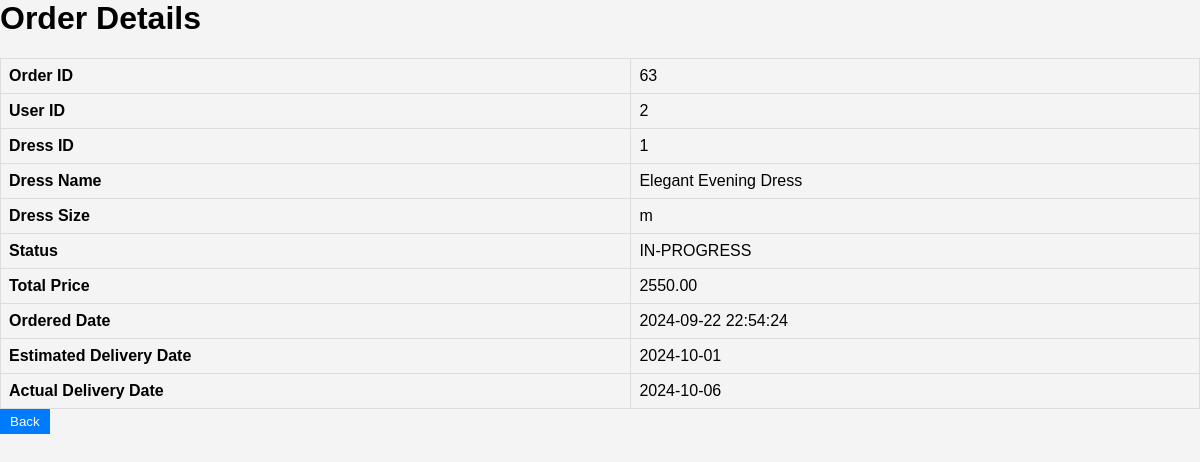
The page /admin/view_order.php?id=63 on the database its author committed.
### tables this page shows
CREATE TABLE `orders` (
  `ORDER_ID` int(11) NOT NULL,
  `USER_ID` int(11) NOT NULL,
  `DRESS_ID` int(11) DEFAULT NULL,
  `FABRIC_ID` int(11) DEFAULT NULL,
  `OPTION_ID` int(11) DEFAULT NULL,
  `STATUSES` enum('PENDING','IN-PROGRESS','COMPLETED','SHIPPED','DELIVERED','CANCELLED') NOT NULL,
  `SSIZE` varchar(100) NOT NULL,
  `QUANTITY` int(2) NOT NULL,
  `TOTAL_PRICE` decimal(10,2) NOT NULL,
  `ESTIMATED_DELIVERY_DATE` date DEFAULT NULL,
  `ACTUAL_DELIVERY_DATE` date DEFAULT NULL,
  `CREATED_AT` datetime NOT NULL DEFAULT current_timestamp()
);

CREATE TABLE `dress` (
  `DRESS_ID` int(11) NOT NULL,
  `NAME` varchar(100) NOT NULL,
  `DESCRIPTION` text DEFAULT NULL,
  `FABRIC` varchar(50) NOT NULL,
  `COLOR` varchar(100) NOT NULL,
  `SIZES` varchar(100) NOT NULL,
  `BASE_PRICE` decimal(10,2) NOT NULL,
  `IMAGE_URL` varchar(255) DEFAULT NULL,
  `CREATED_AT` datetime NOT NULL DEFAULT current_timestamp()
);

### admin/view_order.php (the view, shortened to what this page needs)
<?php
$conn = new mysqli("localhost", "root", "", "fashion");
echo "<link rel='stylesheet' href='admin.css'>";
$order_id = $_GET['id'];
$sql = "SELECT orders.ORDER_ID, orders.USER_ID, orders.DRESS_ID, dress.NAME, orders.SSIZE,
        orders.STATUSES, orders.TOTAL_PRICE, orders.CREATED_AT,
        orders.ESTIMATED_DELIVERY_DATE, orders.ACTUAL_DELIVERY_DATE
        FROM orders
        JOIN dress ON orders.DRESS_ID = dress.DRESS_ID
        WHERE orders.ORDER_ID='$order_id'";
$result = $conn->query($sql);
$order = $result->fetch_assoc();
if ($order) {
    echo "<h1>Order Details</h1>";
    echo "<table border='1' cellpadding='10' cellspacing='0'>";
    echo "<tr><th>Order ID</th><td>" . $order['ORDER_ID'] . "</td></tr>";
    echo "<tr><th>User ID</th><td>" . $order['USER_ID'] . "</td></tr>";
    echo "<tr><th>Dress ID</th><td>" . $order['DRESS_ID'] . "</td></tr>";
    echo "<tr><th>Dress Name</th><td>" . $order['NAME'] . "</td></tr>";
    echo "<tr><th>Dress Size</th><td>" . $order['SSIZE'] . "</td></tr>";
    echo "<tr><th>Status</th><td>" . $order['STATUSES'] . "</td></tr>";
    echo "<tr><th>Total Price</th><td>" . $order['TOTAL_PRICE'] . "</td></tr>";
    echo "<tr><th>Ordered Date</th><td>" . $order['CREATED_AT'] . "</td></tr>";
    echo "<tr><th>Estimated Delivery Date</th><td>" . $order['ESTIMATED_DELIVERY_DATE'] . "</td></tr>";
    echo "<tr><th>Actual Delivery Date</th><td>" . $order['ACTUAL_DELIVERY_DATE'] . "</td></tr>";
    echo "</table>";
} else {
    echo "No order found.";
}
echo "<a href='OrderManage.php'><button>Back</button></a>";
?>

### customer/admin.css (style rules this page uses)
table { width: 100%; border-collapse: collapse; }
th, td { border: 1px solid #ddd; padding: 8px; text-align: left; }
th { background-color: #f4f4f4; }
button { padding: 5px 10px; margin-right: 5px; border: none; background-color: #007bff; color: #fff; cursor: pointer; }

### rows shown on the page
orders: ORDER_ID "63", USER_ID "2", DRESS_ID "1", DRESS_ID.NAME "Elegant Evening Dress", SSIZE "m", STATUSES "IN-PROGRESS", TOTAL_PRICE "2550.00", CREATED_AT "2024-09-22 22:54:24", ESTIMATED_DELIVERY_DATE "2024-10-01", ACTUAL_DELIVERY_DATE "2024-10-06"
